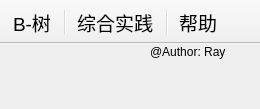
<?xml version="1.0" encoding="UTF-8"?>
<ui version="4.0">
 <class>ChooseWindow</class>
 <widget class="QMainWindow" name="ChooseWindow">
  <property name="enabled">
   <bool>true</bool>
  </property>
  <property name="geometry">
   <rect>
    <x>0</x>
    <y>0</y>
    <width>260</width>
    <height>109</height>
   </rect>
  </property>
  <property name="sizePolicy">
   <sizepolicy hsizetype="Fixed" vsizetype="Fixed">
    <horstretch>0</horstretch>
    <verstretch>0</verstretch>
   </sizepolicy>
  </property>
  <property name="minimumSize">
   <size>
    <width>0</width>
    <height>0</height>
   </size>
  </property>
  <property name="windowTitle">
   <string>课设演示</string>
  </property>
  <property name="windowIcon">
   <iconset resource="res.qrc">
    <normaloff>:/images/images/icon.ico</normaloff>:/images/images/icon.ico</iconset>
  </property>
  <widget class="QWidget" name="centralwidget">
   <property name="sizePolicy">
    <sizepolicy hsizetype="Fixed" vsizetype="Fixed">
     <horstretch>0</horstretch>
     <verstretch>0</verstretch>
    </sizepolicy>
   </property>
   <widget class="QLabel" name="label">
    <property name="geometry">
     <rect>
      <x>150</x>
      <y>0</y>
      <width>81</width>
      <height>16</height>
     </rect>
    </property>
    <property name="font">
     <font>
      <pointsize>9</pointsize>
      <weight>50</weight>
      <bold>false</bold>
     </font>
    </property>
    <property name="text">
     <string>@Author: Ray</string>
    </property>
   </widget>
  </widget>
  <widget class="QToolBar" name="toolBar">
   <property name="sizePolicy">
    <sizepolicy hsizetype="Fixed" vsizetype="Fixed">
     <horstretch>0</horstretch>
     <verstretch>0</verstretch>
    </sizepolicy>
   </property>
   <property name="font">
    <font>
     <pointsize>14</pointsize>
     <weight>50</weight>
     <bold>false</bold>
    </font>
   </property>
   <property name="windowTitle">
    <string>toolBar</string>
   </property>
   <property name="movable">
    <bool>false</bool>
   </property>
   <property name="orientation">
    <enum>Qt::Horizontal</enum>
   </property>
   <property name="iconSize">
    <size>
     <width>55</width>
     <height>55</height>
    </size>
   </property>
   <property name="toolButtonStyle">
    <enum>Qt::ToolButtonTextUnderIcon</enum>
   </property>
   <property name="floatable">
    <bool>true</bool>
   </property>
   <attribute name="toolBarArea">
    <enum>TopToolBarArea</enum>
   </attribute>
   <attribute name="toolBarBreak">
    <bool>false</bool>
   </attribute>
   <addaction name="actBTree"/>
   <addaction name="separator"/>
   <addaction name="actDS"/>
   <addaction name="separator"/>
   <addaction name="actHelp"/>
  </widget>
  <action name="actBTree">
   <property name="icon">
    <iconset resource="res.qrc">
     <normaloff>:/images/images/BTreeTool.png</normaloff>:/images/images/BTreeTool.png</iconset>
   </property>
   <property name="text">
    <string>B-树</string>
   </property>
   <property name="toolTip">
    <string>打开B-树演示</string>
   </property>
   <property name="font">
    <font>
     <pointsize>14</pointsize>
    </font>
   </property>
  </action>
  <action name="actDS">
   <property name="icon">
    <iconset resource="res.qrc">
     <normaloff>:/images/images/DSTool.png</normaloff>:/images/images/DSTool.png</iconset>
   </property>
   <property name="text">
    <string>综合实践</string>
   </property>
   <property name="toolTip">
    <string>打开综合实践演示</string>
   </property>
  </action>
  <action name="actHelp">
   <property name="icon">
    <iconset resource="res.qrc">
     <normaloff>:/images/images/HelpTool.png</normaloff>:/images/images/HelpTool.png</iconset>
   </property>
   <property name="text">
    <string>帮助</string>
   </property>
   <property name="toolTip">
    <string>获得帮助</string>
   </property>
  </action>
 </widget>
 <resources>
  <include location="res.qrc"/>
 </resources>
 <connections/>
</ui>
